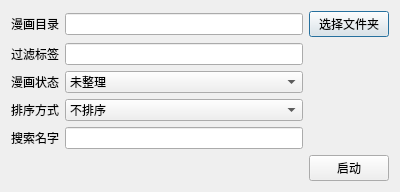
<?xml version="1.0" encoding="UTF-8"?>
<ui version="4.0">
 <class>Dialog</class>
 <widget class="QDialog" name="Dialog">
  <property name="geometry">
   <rect>
    <x>0</x>
    <y>0</y>
    <width>400</width>
    <height>180</height>
   </rect>
  </property>
  <property name="sizePolicy">
   <sizepolicy hsizetype="Preferred" vsizetype="Preferred">
    <horstretch>0</horstretch>
    <verstretch>0</verstretch>
   </sizepolicy>
  </property>
  <property name="windowTitle">
   <string>Dialog</string>
  </property>
  <property name="sizeGripEnabled">
   <bool>false</bool>
  </property>
  <property name="modal">
   <bool>false</bool>
  </property>
  <layout class="QGridLayout" name="gridLayout">
   <item row="0" column="1">
    <widget class="QLineEdit" name="lineEdit_comic_dir">
     <property name="sizePolicy">
      <sizepolicy hsizetype="Expanding" vsizetype="Fixed">
       <horstretch>0</horstretch>
       <verstretch>0</verstretch>
      </sizepolicy>
     </property>
     <property name="readOnly">
      <bool>true</bool>
     </property>
    </widget>
   </item>
   <item row="0" column="0">
    <widget class="QLabel" name="label">
     <property name="sizePolicy">
      <sizepolicy hsizetype="Fixed" vsizetype="Preferred">
       <horstretch>0</horstretch>
       <verstretch>0</verstretch>
      </sizepolicy>
     </property>
     <property name="text">
      <string>漫画目录</string>
     </property>
    </widget>
   </item>
   <item row="0" column="2">
    <widget class="QPushButton" name="pushButton_comic_dir">
     <property name="sizePolicy">
      <sizepolicy hsizetype="Fixed" vsizetype="Fixed">
       <horstretch>0</horstretch>
       <verstretch>0</verstretch>
      </sizepolicy>
     </property>
     <property name="layoutDirection">
      <enum>Qt::LeftToRight</enum>
     </property>
     <property name="text">
      <string>选择文件夹</string>
     </property>
    </widget>
   </item>
   <item row="2" column="0">
    <widget class="QLabel" name="label_3">
     <property name="sizePolicy">
      <sizepolicy hsizetype="Fixed" vsizetype="Preferred">
       <horstretch>0</horstretch>
       <verstretch>0</verstretch>
      </sizepolicy>
     </property>
     <property name="text">
      <string>漫画状态</string>
     </property>
    </widget>
   </item>
   <item row="2" column="1">
    <widget class="QComboBox" name="comboBox_static">
     <property name="sizePolicy">
      <sizepolicy hsizetype="Expanding" vsizetype="Fixed">
       <horstretch>0</horstretch>
       <verstretch>0</verstretch>
      </sizepolicy>
     </property>
     <property name="currentText">
      <string>未整理</string>
     </property>
     <property name="currentIndex">
      <number>2</number>
     </property>
     <property name="maxVisibleItems">
      <number>10</number>
     </property>
     <item>
      <property name="text">
       <string>全选</string>
      </property>
     </item>
     <item>
      <property name="text">
       <string>下载中</string>
      </property>
     </item>
     <item>
      <property name="text">
       <string>未整理</string>
      </property>
     </item>
     <item>
      <property name="text">
       <string>通过</string>
      </property>
     </item>
     <item>
      <property name="text">
       <string>黑名单</string>
      </property>
     </item>
     <item>
      <property name="text">
       <string>收藏</string>
      </property>
     </item>
    </widget>
   </item>
   <item row="1" column="0">
    <widget class="QLabel" name="label_2">
     <property name="sizePolicy">
      <sizepolicy hsizetype="Fixed" vsizetype="Preferred">
       <horstretch>0</horstretch>
       <verstretch>0</verstretch>
      </sizepolicy>
     </property>
     <property name="text">
      <string>过滤标签</string>
     </property>
    </widget>
   </item>
   <item row="6" column="1">
    <spacer name="verticalSpacer">
     <property name="orientation">
      <enum>Qt::Vertical</enum>
     </property>
     <property name="sizeHint" stdset="0">
      <size>
       <width>20</width>
       <height>40</height>
      </size>
     </property>
    </spacer>
   </item>
   <item row="5" column="2">
    <widget class="QPushButton" name="pushButton_start">
     <property name="sizePolicy">
      <sizepolicy hsizetype="Fixed" vsizetype="Fixed">
       <horstretch>0</horstretch>
       <verstretch>0</verstretch>
      </sizepolicy>
     </property>
     <property name="focusPolicy">
      <enum>Qt::StrongFocus</enum>
     </property>
     <property name="text">
      <string>启动</string>
     </property>
    </widget>
   </item>
   <item row="3" column="0">
    <widget class="QLabel" name="label_4">
     <property name="sizePolicy">
      <sizepolicy hsizetype="Fixed" vsizetype="Preferred">
       <horstretch>0</horstretch>
       <verstretch>0</verstretch>
      </sizepolicy>
     </property>
     <property name="text">
      <string>排序方式</string>
     </property>
    </widget>
   </item>
   <item row="3" column="1">
    <widget class="QComboBox" name="comboBox_sort">
     <property name="sizePolicy">
      <sizepolicy hsizetype="Minimum" vsizetype="Fixed">
       <horstretch>0</horstretch>
       <verstretch>0</verstretch>
      </sizepolicy>
     </property>
     <item>
      <property name="text">
       <string>不排序</string>
      </property>
     </item>
     <item>
      <property name="text">
       <string>升序</string>
      </property>
     </item>
     <item>
      <property name="text">
       <string>降序</string>
      </property>
     </item>
    </widget>
   </item>
   <item row="1" column="1">
    <widget class="QLineEdit" name="lineEdit_tag">
     <property name="readOnly">
      <bool>false</bool>
     </property>
    </widget>
   </item>
   <item row="4" column="0">
    <widget class="QLabel" name="label_5">
     <property name="text">
      <string>搜索名字</string>
     </property>
    </widget>
   </item>
   <item row="4" column="1">
    <widget class="QLineEdit" name="lineEdit_search"/>
   </item>
  </layout>
 </widget>
 <resources/>
 <connections/>
</ui>
